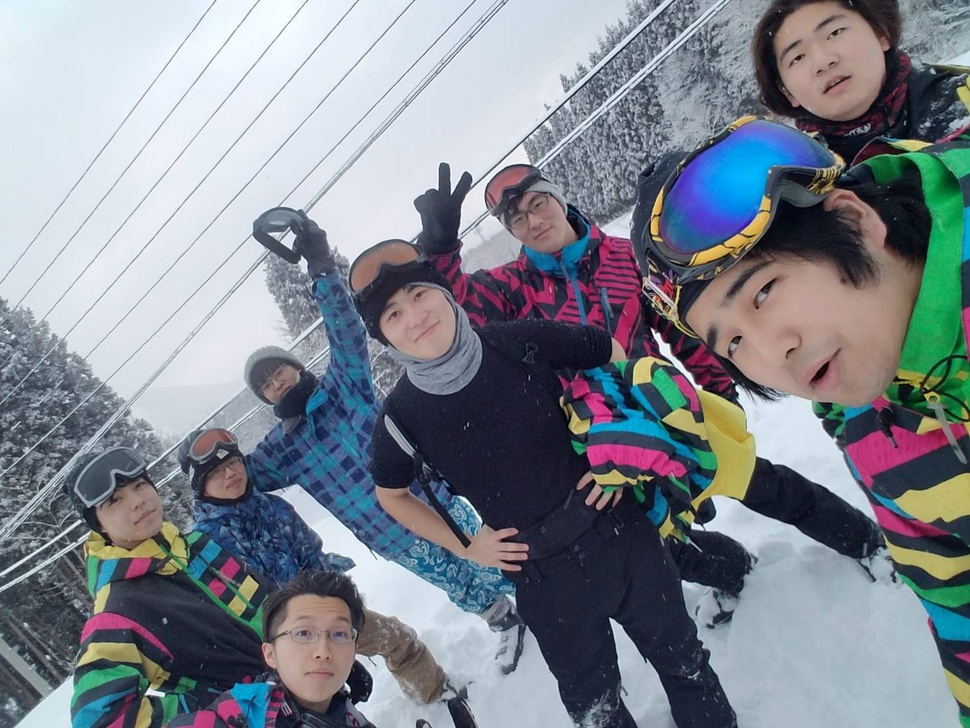
#> input picture rakugaki/opencv/maching/template/group_photo.jpg, 970 x 728 px, shrunk from 1477 x 1108 before the run
$ jupyter execute template_maching.ipynb
#> lines starting #> are read from the running program, lines starting #| are printed output that depends on the picture; after the words box and inside, x2 and y2 are one past the last pixel; in counts of white or black regions, pixels touching at a corner belong together
[cell 1]
import cv2
import numpy as np
from matplotlib import pyplot as plt

[cell 2]
img = cv2.imread('group_photo.jpg')
#> img is the input picture: shape (728, 970, 3); mean B, G, R 142.7, 133.6, 127.3
temp = cv2.imread('my_face.jpg')
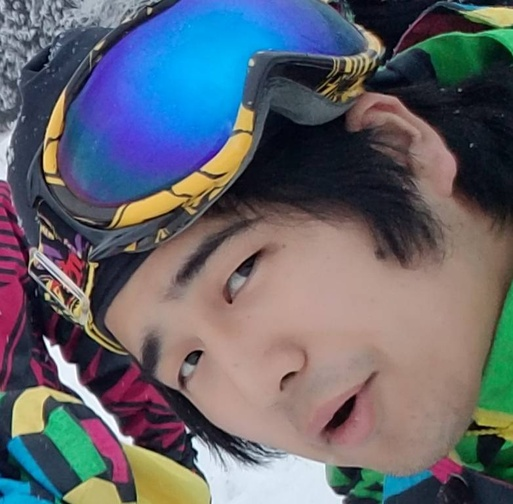
#> input picture rakugaki/opencv/maching/template/my_face.jpg, 513 x 504 px, shrunk from 782 x 768 before the run
#> temp is the input picture: shape (504, 513, 3); mean B, G, R 109.3, 100.8, 99.4

[cell 3]
gray = cv2.cvtColor(img, cv2.COLOR_RGB2GRAY)
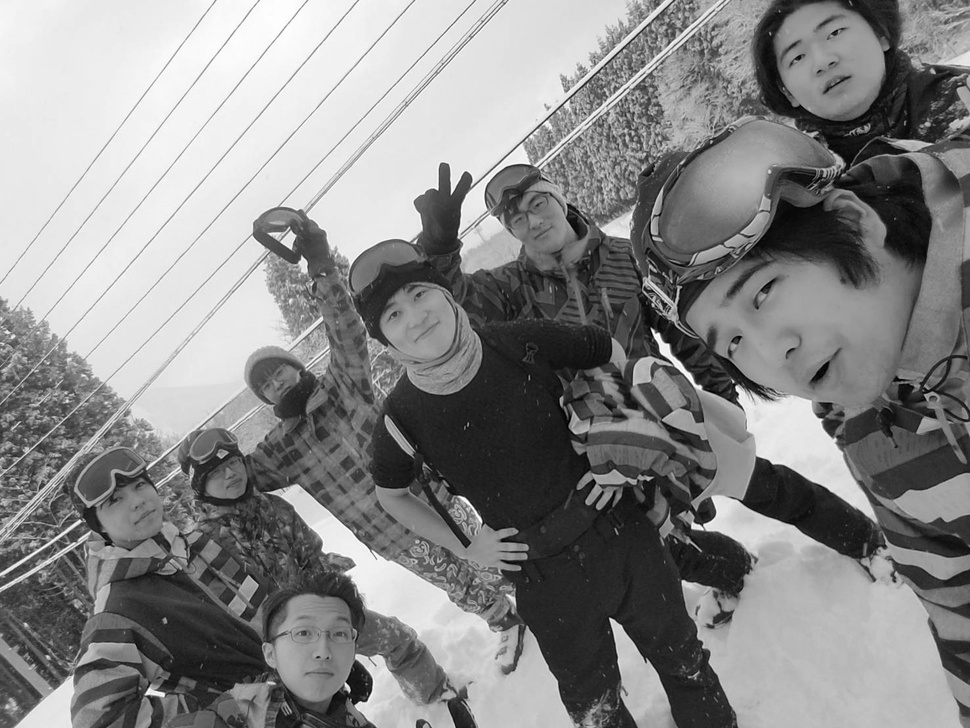
#> gray: shape (728, 970); min 0, max 255, mean 135.6
temp = cv2.cvtColor(temp, cv2.COLOR_RGB2GRAY)
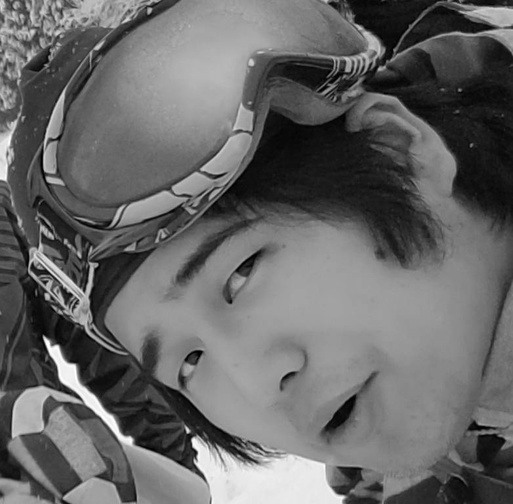
#> temp: shape (504, 513); min 0, max 255, mean 103.2

[cell 4]
h, w = temp.shape
#> h = 504; w = 513

[cell 5]
match = cv2.matchTemplate(gray, temp, cv2.TM_SQDIFF_NORMED)
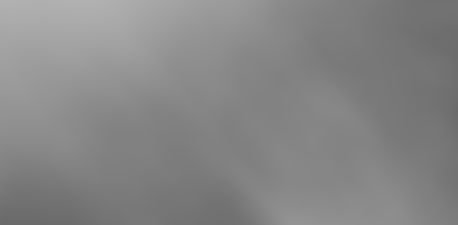
#> match: shape (225, 458) float32; min 0.416, max 0.696, mean 0.526

[cell 6]
min_value, max_value, min_pt, max_pt = cv2.minMaxLoc(match)
#> min_value = 0.416; max_value = 0.696; min_pt = (31, 224); max_pt = (84, 0)
pt = min_pt
#> pt = (31, 224)

[cell 7]
cv2.rectangle(img, (pt[0], pt[1]), (pt[0] + w, pt[1] + h), (0, 0, 200), 3)
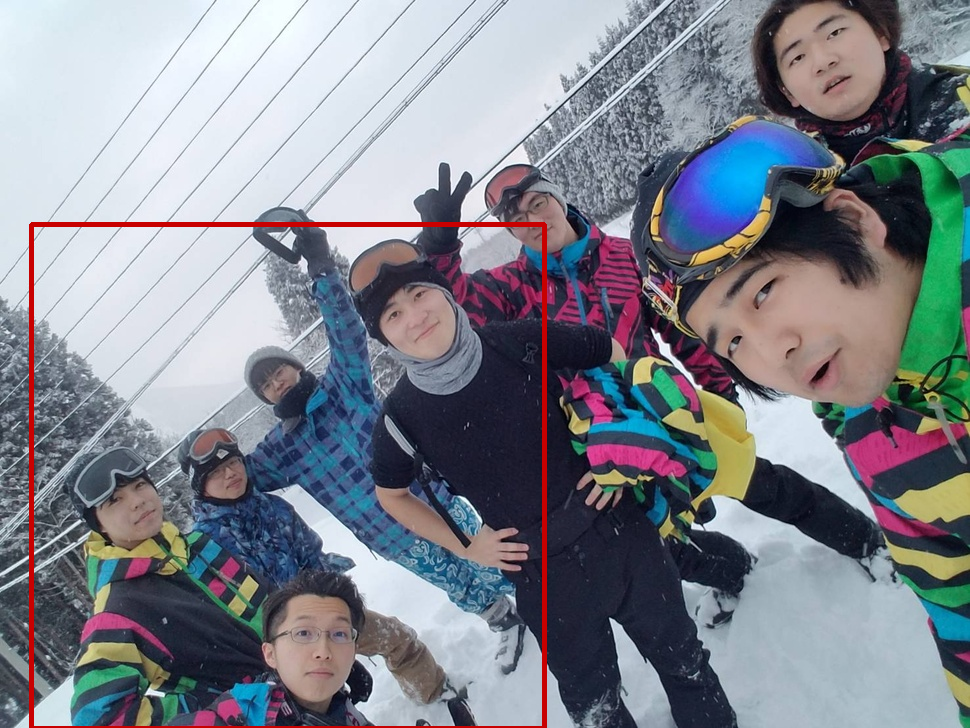
#> img: shape (728, 970, 3); 1.22% of pixels changed, all inside (x1, y1, x2, y2) = (29, 222, 547, 728)

[cell 8]
cv2.imwrite(img)
#> Out = True
